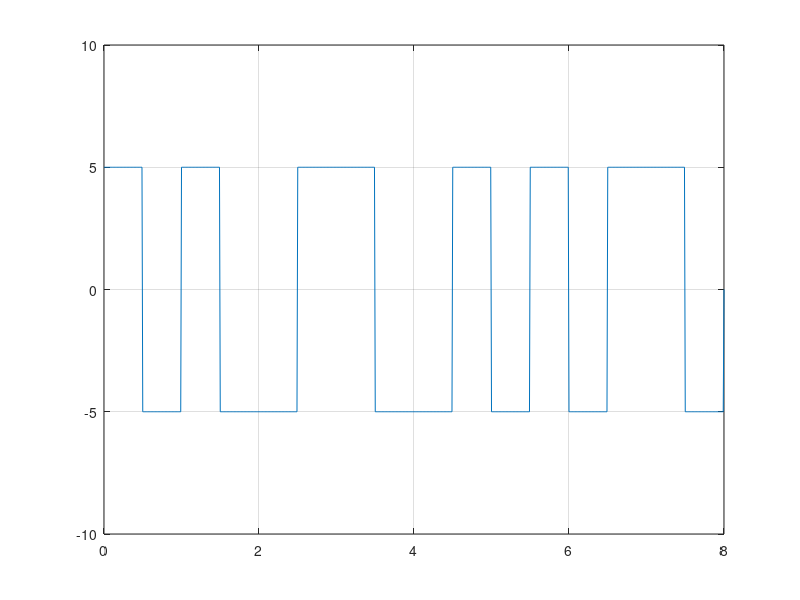

Write MATLAB code to recreate this figure.
clc;
clear all;
bit_seq = [1,0,1,1,1,0,0,1];
bit_dur = 1;
Fs = 100;
T = bit_dur * size(bit_seq,2);
t = 0:1/Fs:T;
x_dig = zeros(1,size(t,2));

last_bit = 5;

for i = 1:size(bit_seq,2)
  if bit_seq(i) == 1
    x_dig((i-1)*Fs*bit_dur+1:i*Fs*bit_dur-Fs/2) = last_bit;
    x_dig(i*Fs*bit_dur-(Fs/2)+1:i*Fs*bit_dur) = -last_bit;
    last_bit = -last_bit;
  else
    x_dig((i-1)*Fs*bit_dur+1:i*Fs*bit_dur-Fs/2) = -last_bit;
    x_dig(i*Fs*bit_dur-(Fs/2)+1:i*Fs*bit_dur) = last_bit;
  endif
endfor

plot(t,x_dig)
xlim([0,T]);
ylim([-10,10]);
grid on

counter = 0;
last_bit = 5;

for i=1:length(t)
  if t(i) > counter
    counter = counter + 1;
    if x_dig(i) == last_bit
      result(counter) = 1;
      last_bit = -last_bit
    else
      result(counter) = 0;
    endif
  endif
endfor

disp('Differential Manchester Decoding')
disp(result)
